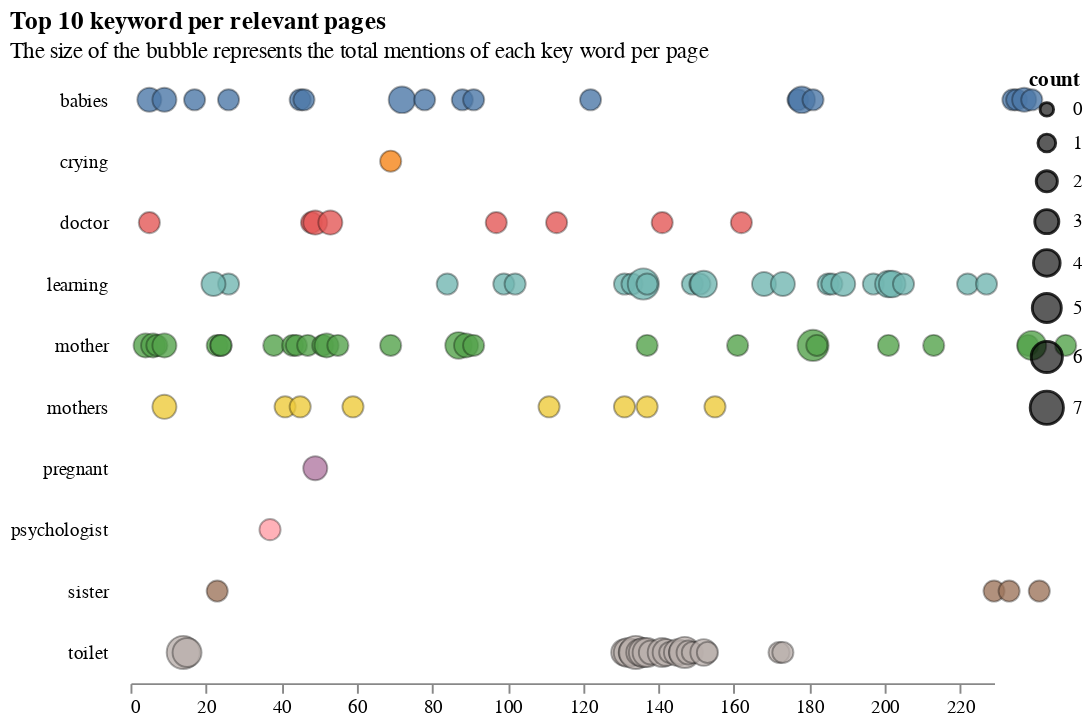

This figure's notebook cell:
### Code cell
# To use this visualization we should create a dataset with the following columns Keyword, Page, Count (How many times it appears per page)

import altair as alt
from vega_datasets import data


alt.Chart(relevant_count_words[relevant_count_words['count']>1]).mark_circle(
    opacity=0.8,
    stroke='black',
    strokeWidth=1,
    strokeOpacity=0.4
).encode(
    alt.X('page_no:Q') # quantitative data
        .title(None)
        .scale(domain=['0', str(df['page_no'].nunique())]),
    alt.Y('token:N') # nominal data
        .title(None),
    alt.Size('count:Q')
        .scale(range=[50, 300])
        .title('count'),
    alt.Color('token:N').legend(None),
    tooltip=[
        #"token:N",
        alt.Tooltip("page_no:Q"),
        alt.Tooltip("count:Q")
    ],
).properties(
    width=450,
    height=320,
    title=alt.Title(
        text="Top 10 keyword per relevant pages",
        subtitle="The size of the bubble represents the total mentions of each key word per page",
        anchor='start'
    )
).configure_axisY(
    domain=False,
    ticks=False,
    offset=10
).configure_axisX(
    grid=False,
).configure_view(
    stroke=None
)

### Figure 1 — Vega-Lite specification as saved in the notebook (floating-point values rounded to 4 significant figures)
{"config": {"view": {"continuousWidth": 300, "continuousHeight": 300, "stroke": null}, "axisX": {"grid": false}, "axisY": {"domain": false, "offset": 10, "ticks": false}}, "data": {"name": "data-fbd8b8d08e2bc9674263ec49502d58b3"}, "mark": {"type": "circle", "opacity": 0.8, "stroke": "black", "strokeOpacity": 0.4, "strokeWidth": 1}, "encoding": {"color": {"field": "token", "legend": null, "type": "nominal"}, "size": {"field": "count", "scale": {"range": [50, 300]}, "title": "count", "type": "quantitative"}, "tooltip": [{"field": "page_no", "type": "quantitative"}, {"field": "count", "type": "quantitative"}], "x": {"field": "page_no", "scale": {"domain": ["0", "229"]}, "title": null, "type": "quantitative"}, "y": {"field": "token", "title": null, "type": "nominal"}}, "height": 320, "title": {"text": "Top 10 keyword per relevant pages", "anchor": "start", "subtitle": "The size of the bubble represents the total mentions of each key word per page"}, "width": 450, "$schema": "https://vega.github.io/schema/vega-lite/v5.17.0.json", "datasets": {"data-fbd8b8d08e2bc9674263ec49502d58b3": [{"token": "mother", "page_no": "23", "count": 2}, {"token": "mother", "page_no": "24", "count": 2}, {"token": "babies", "page_no": "26", "count": 2}, {"token": "learning", "page_no": "26", "count": 2}, {"token": "psychologist", "page_no": "37", "count": 2}, {"token": "mother", "page_no": "38", "count": 2}, {"token": "mother", "page_no": "4", "count": 3}, {"token": "mothers", "page_no": "41", "count": 2}, {"token": "mother", "page_no": "43", "count": 2}, {"token": "mother", "page_no": "44", "count": 2}, {"token": "babies", "page_no": "45", "count": 2}, {"token": "mothers", "page_no": "45", "count": 2}, {"token": "babies", "page_no": "46", "count": 2}, {"token": "mother", "page_no": "47", "count": 2}, {"token": "doctor", "page_no": "48", "count": 2}, {"token": "pregnant", "page_no": "49", "count": 3}, {"token": "doctor", "page_no": "49", "count": 3}, {"token": "babies", "page_no": "5", "count": 3}, {"token": "doctor", "page_no": "5", "count": 2}, {"token": "mother", "page_no": "51", "count": 2}, {"token": "mother", "page_no": "52", "count": 3}, {"token": "doctor", "page_no": "53", "count": 3}, {"token": "mother", "page_no": "55", "count": 2}, {"token": "mothers", "page_no": "59", "count": 2}, {"token": "mother", "page_no": "6", "count": 3}, {"token": "mother", "page_no": "69", "count": 2}, {"token": "crying", "page_no": "69", "count": 2}, {"token": "mother", "page_no": "7", "count": 2}, {"token": "babies", "page_no": "72", "count": 4}, {"token": "babies", "page_no": "78", "count": 2}, {"token": "learning", "page_no": "84", "count": 2}, {"token": "mother", "page_no": "87", "count": 4}, {"token": "babies", "page_no": "88", "count": 2}, {"token": "mother", "page_no": "89", "count": 3}, {"token": "mother", "page_no": "9", "count": 3}, {"token": "babies", "page_no": "9", "count": 3}, {"token": "mothers", "page_no": "9", "count": 3}, {"token": "mother", "page_no": "91", "count": 2}, {"token": "babies", "page_no": "91", "count": 2}, {"token": "doctor", "page_no": "97", "count": 2}, {"token": "learning", "page_no": "99", "count": 2}, {"token": "learning", "page_no": "102", "count": 2}, {"token": "mothers", "page_no": "111", "count": 2}, {"token": "doctor", "page_no": "113", "count": 2}, {"token": "babies", "page_no": "122", "count": 2}, {"token": "toilet", "page_no": "131", "count": 4}, {"token": "mothers", "page_no": "131", "count": 2}, {"token": "learning", "page_no": "131", "count": 2}, {"token": "toilet", "page_no": "132", "count": 5}, {"token": "toilet", "page_no": "133", "count": 4}, {"token": "learning", "page_no": "133", "count": 2}, {"token": "toilet", "page_no": "134", "count": 7}, {"token": "toilet", "page_no": "135", "count": 4}, {"token": "toilet", "page_no": "136", "count": 5}, {"token": "learning", "page_no": "136", "count": 6}, {"token": "mother", "page_no": "137", "count": 2}, {"token": "toilet", "page_no": "137", "count": 5}, {"token": "mothers", "page_no": "137", "count": 2}, {"token": "learning", "page_no": "137", "count": 2}, {"token": "toilet", "page_no": "138", "count": 3}, {"token": "toilet", "page_no": "14", "count": 7}, {"token": "toilet", "page_no": "141", "count": 5}, {"token": "doctor", "page_no": "141", "count": 2}, {"token": "toilet", "page_no": "142", "count": 4}, {"token": "toilet", "page_no": "143", "count": 2}, {"token": "toilet", "page_no": "145", "count": 4}, {"token": "toilet", "page_no": "146", "count": 3}, {"token": "toilet", "page_no": "147", "count": 6}, {"token": "toilet", "page_no": "148", "count": 3}, {"token": "toilet", "page_no": "149", "count": 2}, {"token": "learning", "page_no": "149", "count": 2}, {"token": "toilet", "page_no": "15", "count": 5}, {"token": "learning", "page_no": "151", "count": 2}, {"token": "toilet", "page_no": "152", "count": 4}, {"token": "learning", "page_no": "152", "count": 4}, {"token": "toilet", "page_no": "153", "count": 2}, {"token": "mothers", "page_no": "155", "count": 2}, {"token": "mother", "page_no": "161", "count": 2}, {"token": "doctor", "page_no": "162", "count": 2}, {"token": "learning", "page_no": "168", "count": 3}, {"token": "babies", "page_no": "17", "count": 2}, {"token": "toilet", "page_no": "172", "count": 2}, {"token": "toilet", "page_no": "173", "count": 2}, {"token": "learning", "page_no": "173", "count": 3}, {"token": "babies", "page_no": "177", "count": 2}, {"token": "babies", "page_no": "178", "count": 4}, {"token": "mother", "page_no": "181", "count": 6}, {"token": "babies", "page_no": "181", "count": 2}, {"token": "mother", "page_no": "182", "count": 2}, {"token": "learning", "page_no": "185", "count": 2}, {"token": "learning", "page_no": "186", "count": 2}, {"token": "learning", "page_no": "189", "count": 3}, {"token": "learning", "page_no": "197", "count": 2}, {"token": "mother", "page_no": "201", "count": 2}, {"token": "learning", "page_no": "201", "count": 4}, {"token": "learning", "page_no": "202", "count": 4}, {"token": "learning", "page_no": "205", "count": 2}, {"token": "mother", "page_no": "213", "count": 2}, {"token": "learning", "page_no": "22", "count": 3}, {"token": "learning", "page_no": "222", "count": 2}, {"token": "learning", "page_no": "227", "count": 2}, {"token": "sister", "page_no": "229", "count": 2}, {"token": "sister", "page_no": "23", "count": 2}, {"token": "sister", "page_no": "233", "count": 2}, {"token": "babies", "page_no": "234", "count": 2}, {"token": "babies", "page_no": "235", "count": 2}, {"token": "babies", "page_no": "237", "count": 3}, {"token": "mother", "page_no": "238", "count": 2}, {"token": "mother", "page_no": "239", "count": 5}, {"token": "babies", "page_no": "239", "count": 2}, {"token": "mother", "page_no": "24", "count": 2}, {"token": "sister", "page_no": "241", "count": 2}, {"token": "mother", "page_no": "248", "count": 2}]}}
